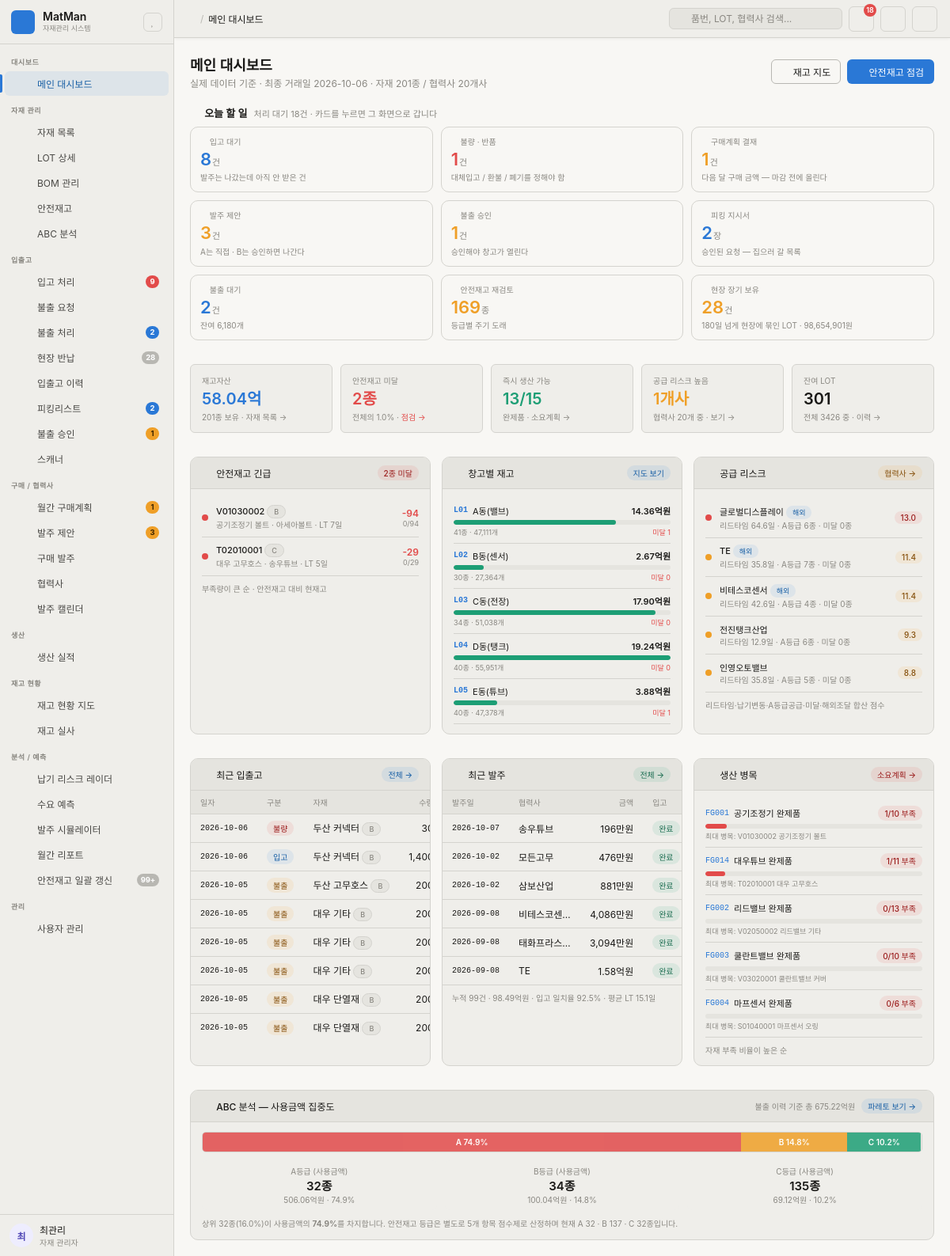
The page / on the database its author committed.
### tables this page shows
CREATE TABLE Safe_tb (
    P_ID          TEXT PRIMARY KEY,
    Lead_Time     INTEGER,             -- 리드타임(일)
    Sf_Lv         TEXT,                -- 등급 A/B/C (5개 점수 합계로 결정)
    Sf_Num        INTEGER,             -- 안전재고 수량 = 공식 계산 결과
    Price_Score   INTEGER,             -- 단가        1~3점
    Sub_Score     INTEGER,             -- 대체가능성  1~3점
    Impact_Score  INTEGER,             -- 결품영향도  1~3점
    Supply_Score  INTEGER,             -- 공급안정성  1~3점
    Usage_Score   INTEGER              -- 사용빈도    1~3점 (원본에 70건 결측)
);

CREATE TABLE Location_tb (
    Loc_ID     TEXT PRIMARY KEY,       -- 창고 코드 (L01~L05)
    Loc_N      TEXT                    -- 창고명
);

CREATE TABLE Company_tb (
    BRN        TEXT PRIMARY KEY,       -- 협력사 코드
    CP_N       TEXT,                   -- 협력사명
    Is_Foreign TEXT                    -- 해외 여부 Y/N
);

CREATE TABLE Product_tb (
    P_ID        TEXT PRIMARY KEY,      -- 자재코드 9자리 = 대(1)+중(2)+소(2)+일련(4)
    P_N         TEXT,                  -- 자재명
    Spec        TEXT,                  -- 규격/재질 (예: M6×12 SUS304, [대체] 표기 포함)
    BRN         TEXT,                  -- 공급 협력사
    P_Price     REAL,                  -- 단가
    MainCat     TEXT,
    SubCat      TEXT,
    DetailCat   TEXT,
    MinOrderQty INTEGER,               -- 최소발주수량(MOQ)
    PkgUnit     INTEGER                -- 포장단위
);

CREATE TABLE Purchase_Header_tb (
    H_ID   TEXT PRIMARY KEY,           -- 발주번호 PO...
    BRN    TEXT,                       -- 발주처
    P_Date TEXT                        -- 발주일
);

CREATE TABLE FG_tb (
    FG_ID    TEXT PRIMARY KEY,         -- 완제품 코드 FG001~FG015
    FG_N     TEXT,                     -- 완제품명
    MainCat  TEXT,                     -- 대분류 (V/S/E/U/T)
    SubCat   TEXT,                     -- 중분류
    Unit     TEXT                      -- 단위
);

CREATE TABLE BOM_tb (
    BOM_ID   TEXT PRIMARY KEY,         -- BOM0001~
    FG_ID    TEXT,                     -- 완제품
    P_ID     TEXT,                     -- 소요 자재
    Spec     TEXT,                     -- 규격
    BOM_Qty  INTEGER,                  -- 완제품 1대당 소요량
    Unit     TEXT,
    BOM_Type TEXT                      -- '표준' 또는 '대체 (→원자재P_ID)'
);

### app.py (the view)
@app.route("/")
def dashboard():
    conn = db.connect()
    try:
        data = db.dashboard(conn)
    finally:
        conn.close()
    return render_template("dashboard.html", **get_menu_context("dashboard"),
                           page_title="메인 대시보드", d=data)

### templates/dashboard.html
{% extends "base.html" %}
{% block content %}
{% macro won(n) -%}
{%- if n >= 100000000 -%}{{ "%.2f"|format(n/100000000) }}억
{%- elif n >= 10000 -%}{{ "{:,.0f}".format(n/10000) }}만
{%- else -%}{{ "{:,.0f}".format(n) }}{%- endif -%}
{%- endmacro %}
<div class="page-header">
  <div>
    <div class="page-title">메인 대시보드</div>
    <div class="page-subtitle">
      실제 데이터 기준 · 최종 거래일 {{ d.date_to }} · 자재 {{ d.kpi.item_cnt }}종 / 협력사 {{ d.kpi.supplier_cnt }}개사
    </div>
  </div>
  <div class="page-actions">
    <a href="/stock-map" class="btn"><i class="ti ti-building-warehouse"></i>재고 지도</a>
    <a href="/safety-stock" class="btn btn-primary"><i class="ti ti-shield-check"></i>안전재고 점검</a>
  </div>
</div>
<div class="todo-bar">
  <div class="todo-h">
    <i class="ti ti-checkup-list" style="color:var(--fill-accent)"></i>
    <span class="t">오늘 할 일</span>
    <span class="n">처리 대기 {{ d.todo_total }}건 · 카드를 누르면 그 화면으로 갑니다</span>
  </div>
  <div class="todo-grid">
    {%- for t in d.todo %}
    <a class="todo-card todo-{{ t.tone }}" href="{{ t.url }}">
      <div class="todo-l"><i class="ti {{ icon[t.key] }}"></i>{{ t.label }}</div>
      <div class="todo-v">{{ t.n }}<small>{{ t.unit }}</small></div>
      <div class="todo-s">{{ t.sub }}</div>
    </a>
    {%- endfor %}
  </div>
</div>
<div class="kpi-grid kpi-grid-5">
  <div class="kpi-card">
    <div class="kpi-label">재고자산</div>
    <div class="kpi-value kpi-ac">{{ "%.2f"|format(d.kpi.stock_value/100000000) }}억</div>
    <div class="kpi-sub">{{ d.kpi.item_cnt }}종 보유 · <a href="/products">자재 목록 →</a></div>
  </div>
  <div class="kpi-card">
    <div class="kpi-label">안전재고 미달</div>
    <div class="kpi-value kpi-dn">{{ d.kpi.short_cnt }}종</div>
    <div class="kpi-sub">전체의 {{ d.kpi.short_pct }}% · <a href="/safety-stock" style="color:var(--fill-danger)">점검 →</a></div>
  </div>
  <div class="kpi-card">
    <div class="kpi-label">즉시 생산 가능</div>
    <div class="kpi-value {% if d.kpi.makeable == 0 %}kpi-dn{% else %}kpi-ok{% endif %}">{{ d.kpi.makeable }}/{{ d.kpi.fg_cnt }}</div>
    <div class="kpi-sub">완제품 · <a href="/bom">소요계획 →</a></div>
  </div>
  <div class="kpi-card">
    <div class="kpi-label">공급 리스크 높음</div>
    <div class="kpi-value kpi-wn">{{ d.kpi.risk_high }}개사</div>
    <div class="kpi-sub">협력사 {{ d.kpi.supplier_cnt }}개 중 · <a href="/suppliers">보기 →</a></div>
  </div>
  <div class="kpi-card">
    <div class="kpi-label">잔여 LOT</div>
    <div class="kpi-value">{{ d.kpi.lot_live }}</div>
    <div class="kpi-sub">전체 {{ d.kpi.lot_total }} 중 · <a href="/tx-history">이력 →</a></div>
  </div>
</div>
<div class="dash-grid" style="margin-top:14px">
  <div class="card">
    <div class="card-header">
      <i class="ti ti-alert-triangle" style="color:var(--fill-danger)"></i>
      <span class="card-title">안전재고 긴급</span>
      <a href="/safety-stock" class="badge badge-danger">{{ d.kpi.short_cnt }}종 미달</a>
    </div>
    <div class="card-body">
      {% for r in d.urgent %}
      <div class="risk-row">
        <div class="risk-level lv-crit"></div>
        <div style="flex:1;min-width:0">
          <div style="font-size:11px;font-weight:500">{{ r.P_ID }}
            <span class="badge badge-muted" style="font-size:9px">{{ r.grade }}</span>
          </div>
          <div style="font-size:10px;color:var(--text-muted);white-space:nowrap;overflow:hidden;text-overflow:ellipsis">
            {{ r.P_N }} · {{ r.supplier or '-' }} · LT {{ r.lead_time }}일
          </div>
        </div>
        <div style="text-align:right;flex-shrink:0">
          <div style="font-size:12px;font-weight:600;color:var(--fill-danger)">{{ r.diff }}</div>
          <div style="font-size:9px;color:var(--text-muted)">{{ r.stock }}/{{ r.safe_qty }}</div>
        </div>
      </div>
      {% endfor %}
      <div style="font-size:10px;color:var(--text-muted);padding-top:8px">부족량이 큰 순 · 안전재고 대비 현재고</div>
    </div>
  </div>
  <div class="card">
    <div class="card-header">
      <i class="ti ti-building-warehouse" style="color:var(--fill-accent)"></i>
      <span class="card-title">창고별 재고</span>
      <a href="/stock-map" class="badge badge-primary">지도 보기</a>
    </div>
    <div class="card-body">
      {% for z in d.zones %}
      <div style="padding:7px 0;border-bottom:0.5px solid var(--border)">
        <div style="display:flex;align-items:center;gap:6px;margin-bottom:4px">
          <span style="font-family:ui-monospace,monospace;font-size:10px;font-weight:600;color:var(--fill-accent)">{{ z.Loc_ID }}</span>
          <span style="font-size:11px;flex:1">{{ z.Loc_N }}</span>
          <span style="font-size:11px;font-weight:600">{{ won(z.value) }}원</span>
        </div>
        <div class="progress">
          <div class="progress-fill {% if z.short_cnt >= 14 %}progress-dn{% elif z.short_cnt >= 13 %}progress-wn{% else %}progress-ok{% endif %}"
               style="width:{{ (z.value / d.zone_max * 100)|round(1) }}%"></div>
        </div>
        <div style="display:flex;justify-content:space-between;font-size:9px;color:var(--text-muted);margin-top:3px">
          <span>{{ z.item_cnt }}종 · {{ "{:,}".format(z.qty) }}개</span>
          <span style="color:var(--fill-danger)">미달 {{ z.short_cnt }}</span>
        </div>
      </div>
      {% endfor %}
    </div>
  </div>
  <div class="card">
    <div class="card-header">
      <i class="ti ti-building-store" style="color:var(--fill-warning)"></i>
      <span class="card-title">공급 리스크</span>
      <a href="/suppliers" class="badge badge-warning">협력사 →</a>
    </div>
    <div class="card-body">
      {% for c in d.risk_suppliers %}
      <div class="risk-row">
        <div class="risk-level {% if c.risk_lv == '높음' %}lv-crit{% elif c.risk_lv == '보통' %}lv-high{% else %}lv-ok{% endif %}"></div>
        <div style="flex:1;min-width:0">
          <div style="font-size:11px;font-weight:500">{{ c.CP_N }}
            {% if c.is_foreign == 'Y' %}<span class="badge badge-primary" style="font-size:9px">해외</span>{% endif %}
          </div>
          <div style="font-size:10px;color:var(--text-muted)">
            리드타임 {{ c.lt_avg }}일 · A등급 {{ c.grade_a }}종 · 미달 {{ c.short_cnt }}종
          </div>
        </div>
        <span class="badge {% if c.risk_lv == '높음' %}badge-danger{% elif c.risk_lv == '보통' %}badge-warning{% else %}badge-success{% endif %}">{{ c.risk }}</span>
      </div>
      {% endfor %}
      <div style="font-size:10px;color:var(--text-muted);padding-top:8px">리드타임·납기변동·A등급공급·미달·해외조달 합산 점수</div>
    </div>
  </div>
</div>
<div class="dash-grid" style="margin-top:14px">
  <div class="card">
    <div class="card-header">
      <i class="ti ti-history" style="color:var(--fill-accent)"></i>
      <span class="card-title">최근 입출고</span>
      <a href="/tx-history" class="badge badge-primary">전체 →</a>
    </div>
    <div class="card-body" style="padding:0">
      <table class="table">
        <thead><tr><th>일자</th><th>구분</th><th>자재</th><th style="text-align:right">수량</th></tr></thead>
        <tbody>
          {% for t in d.recent_tx %}
          <tr>
            <td style="font-family:ui-monospace,monospace;font-size:10px">{{ t.T_Date }}</td>
            <td><span class="badge {% if t.kind == 'in' %}badge-primary{% elif t.kind == 'bad' %}badge-danger{% elif t.kind == 'move' %}badge-muted{% else %}badge-warning{% endif %}">{{ t.T_Type }}</span></td>
            <td style="max-width:130px;overflow:hidden;text-overflow:ellipsis;white-space:nowrap">
              {{ t.P_N }}{% if t.grade %} <span class="badge badge-muted" style="font-size:9px">{{ t.grade }}</span>{% endif %}
            </td>
            <td style="text-align:right">{{ "{:,}".format(t.T_Num) }}</td>
          </tr>
          {% endfor %}
        </tbody>
      </table>
    </div>
  </div>
  <div class="card">
    <div class="card-header">
      <i class="ti ti-truck-delivery" style="color:var(--fill-success)"></i>
      <span class="card-title">최근 발주</span>
      <a href="/purchase" class="badge badge-success">전체 →</a>
    </div>
    <div class="card-body" style="padding:0">
      <table class="table">
        <thead><tr><th>발주일</th><th>협력사</th><th style="text-align:right">금액</th><th>입고</th></tr></thead>
        <tbody>
          {% for o in d.recent_po %}
          <tr>
            <td style="font-family:ui-monospace,monospace;font-size:10px">{{ o.date }}</td>
            <td style="max-width:90px;overflow:hidden;text-overflow:ellipsis;white-space:nowrap">{{ o.supplier }}</td>
            <td style="text-align:right">{{ won(o.amount) }}원</td>
            <td>
              {% if o.short %}<span class="badge badge-danger">부족 {{ o.short }}</span>
              {% else %}<span class="badge badge-success">완료</span>{% endif %}
            </td>
          </tr>
          {% endfor %}
        </tbody>
      </table>
      <div style="padding:8px 12px;font-size:10px;color:var(--text-muted);border-top:0.5px solid var(--border)">
        누적 {{ d.po_sum.order_cnt }}건 · {{ won(d.po_sum.amount) }}원 · 입고 일치율 {{ d.po_sum.ok_pct }}% · 평균 LT {{ d.po_sum.lead_avg }}일
      </div>
    </div>
  </div>
  <div class="card">
    <div class="card-header">
      <i class="ti ti-tool" style="color:var(--fill-danger)"></i>
      <span class="card-title">생산 병목</span>
      <a href="/bom" class="badge badge-danger">소요계획 →</a>
    </div>
    <div class="card-body">
      {% for f in d.fg_blocked %}
      <div style="padding:7px 0;border-bottom:0.5px solid var(--border)">
        <div style="display:flex;align-items:center;gap:6px">
          <span style="font-family:ui-monospace,monospace;font-size:10px;color:var(--fill-accent)">{{ f.FG_ID }}</span>
          <span style="font-size:11px;flex:1;overflow:hidden;text-overflow:ellipsis;white-space:nowrap">{{ f.FG_N }}</span>
          <span class="badge badge-danger">{{ f.zero_parts }}/{{ f.part_cnt }} 부족</span>
        </div>
        <div class="progress" style="margin-top:4px">
          <div class="progress-fill progress-dn" style="width:{{ (f.zero_parts / f.part_cnt * 100)|round(0) }}%"></div>
        </div>
        <div style="font-size:9px;color:var(--text-muted);margin-top:3px">
          최대 병목: {{ f.neck_pid }} {{ f.neck_name }}
        </div>
      </div>
      {% endfor %}
      <div style="font-size:10px;color:var(--text-muted);padding-top:8px">자재 부족 비율이 높은 순</div>
    </div>
  </div>
</div>
<div class="card" style="margin-top:14px">
  <div class="card-header">
    <i class="ti ti-chart-bar" style="color:var(--fill-accent)"></i>
    <span class="card-title">ABC 분석 — 사용금액 집중도</span>
    <span class="card-meta">불출 이력 기준 총 {{ won(d.abc_total) }}원</span>
    <a href="/abc" class="badge badge-primary">파레토 보기 →</a>
  </div>
  <div class="card-body">
    <div style="display:flex;height:26px;border-radius:5px;overflow:hidden;border:0.5px solid var(--border)">
      {% for g, col in [('A','var(--fill-danger)'), ('B','var(--fill-warning)'), ('C','var(--fill-success)')] %}
      <div style="width:{{ d.abc[g].share }}%;background:{{ col }};opacity:.85;display:flex;align-items:center;justify-content:center;color:#fff;font-size:10px;font-weight:600"
           title="{{ g }}등급 {{ d.abc[g].count }}종 · {{ won(d.abc[g].amount) }}원">
        {% if d.abc[g].share > 8 %}{{ g }} {{ d.abc[g].share }}%{% endif %}
      </div>
      {% endfor %}
    </div>
    <div class="kpi-grid kpi-grid-3" style="margin-top:10px">
      {% for g in ['A','B','C'] %}
      <div style="text-align:center;padding:6px;background:var(--surface-1);border-radius:6px">
        <div style="font-size:10px;color:var(--text-muted)">{{ g }}등급 (사용금액)</div>
        <div style="font-size:15px;font-weight:600">{{ d.abc[g].count }}종</div>
        <div style="font-size:10px;color:var(--text-muted)">{{ won(d.abc[g].amount) }}원 · {{ d.abc[g].share }}%</div>
      </div>
      {% endfor %}
    </div>
    <div style="font-size:10px;color:var(--text-muted);margin-top:9px;line-height:1.6">
      상위 {{ d.abc.A.count }}종({{ (d.abc.A.count / d.kpi.item_cnt * 100)|round(0) }}%)이 사용금액의 <b>{{ d.abc.A.share }}%</b>를 차지합니다.
      안전재고 등급은 별도로 5개 항목 점수제로 산정하며 현재 A {{ d.grade_dist.A.count }} · B {{ d.grade_dist.B.count }} · C {{ d.grade_dist.C.count }}종입니다.
    </div>
  </div>
</div>
{% endblock %}

### rows shown on the page
Safe_tb: P_ID "V01030002", grade "B", P_N "공기조정기 볼트", supplier "아세아볼트", lead_time "7", diff "-94", stock "0", safe_qty "94"
Safe_tb: P_ID "T02010001", grade "C", P_N "대우 고무호스", supplier "송우튜브", lead_time "5", diff "-29", stock "0", safe_qty "29"
Location_tb: Loc_ID "L01", Loc_N "A동(밸브)", n "14.36", {{ (z.value / d.zone_max * 100)|round(1) }} 74.7 (drawn), item_cnt "41", qty "47,111", short_cnt "1"
Location_tb: Loc_ID "L02", Loc_N "B동(센서)", n "2.67", {{ (z.value / d.zone_max * 100)|round(1) }} 13.9 (drawn), item_cnt "30", qty "27,364", short_cnt "0"
Location_tb: Loc_ID "L03", Loc_N "C동(전장)", n "17.90", {{ (z.value / d.zone_max * 100)|round(1) }} 93.0 (drawn), item_cnt "34", qty "51,038", short_cnt "0"
Location_tb: Loc_ID "L04", Loc_N "D동(탱크)", n "19.24", {{ (z.value / d.zone_max * 100)|round(1) }} 100.0 (drawn), item_cnt "40", qty "55,951", short_cnt "0"
Location_tb: Loc_ID "L05", Loc_N "E동(튜브)", n "3.88", {{ (z.value / d.zone_max * 100)|round(1) }} 20.2 (drawn), item_cnt "40", qty "47,378", short_cnt "1"
Company_tb: CP_N "글로벌디스플레이", Is_Foreign "해외", lt_avg "64.6", grade_a "6", short_cnt "0", risk "13.0"
Company_tb: CP_N "TE", Is_Foreign "해외", lt_avg "35.8", grade_a "7", short_cnt "0", risk "11.4"
Company_tb: CP_N "비테스코센서", Is_Foreign "해외", lt_avg "42.6", grade_a "4", short_cnt "0", risk "11.4"
Company_tb: CP_N "전진탱크산업", lt_avg "12.9", grade_a "6", short_cnt "0", risk "9.3"
Company_tb: CP_N "인영오토밸브", lt_avg "35.8", grade_a "5", short_cnt "0", risk "8.8"
Product_tb: P_N "두산 커넥터" "두산 커넥터"
Product_tb: P_N "두산 고무호스"
Product_tb: P_N "대우 기타"
Product_tb: P_N "대우 기타"
Product_tb: P_N "대우 기타"
Product_tb: P_N "대우 단열재"
Product_tb: P_N "대우 단열재"
Product_tb: date "2026-10-07", supplier "송우튜브", n "196"
Product_tb: date "2026-10-02", supplier "모든고무", n "476"
Product_tb: date "2026-10-02", supplier "삼보산업", n "881"
Product_tb: date "2026-09-08", supplier "비테스코센서", n "4,086"
Product_tb: date "2026-09-08", supplier "태화프라스틱", n "3,094"
Product_tb: date "2026-09-08", supplier "TE", n "1.58"
FG_tb: FG_ID "FG001", FG_N "공기조정기 완제품"
BOM_tb: neck_pid "V01030002"
FG_tb: FG_ID "FG014", FG_N "대우튜브 완제품"
BOM_tb: neck_pid "T02010001"
FG_tb: FG_ID "FG002", FG_N "리드밸브 완제품"
BOM_tb: neck_pid "V02050002"
FG_tb: FG_ID "FG003", FG_N "쿨란트밸브 완제품"
BOM_tb: neck_pid "V03020001"
FG_tb: FG_ID "FG004", FG_N "마프센서 완제품"
BOM_tb: neck_pid "S01040001"

### other values the page prints
{{ group.group }} "대시보드" "자재 관리" "입출고" "구매 / 협력사" "생산" "재고 현황" "분석 / 예측" "관리"
{{ item.label }} "메인 대시보드" "자재 목록" "LOT 상세" "BOM 관리" "안전재고" "ABC 분석" "입고 처리" "불출 요청" "불출 처리" "현장 반납" "입출고 이력" "피킹리스트" "불출 승인" "스캐너" "월간 구매계획" "발주 제안" "구매 발주" "협력사" "발주 캘린더" "생산 실적" "재고 현황 지도" "재고 실사" "납기 리스크 레이더" "수요 예측" "발주 시뮬레이터" "월간 리포트" "안전재고 일괄 갱신" "사용자 관리"
{{ a.txt if a }} "9" "2" "28" "2" "1" "1" "3" "99+"
{{ page_title }} "메인 대시보드"
{{ alerts.txt }} "18"
{{ d.date_to }} "2026-10-06"
{{ d.kpi.item_cnt }} "201"
{{ d.kpi.supplier_cnt }} "20"
{{ d.todo_total }} "18"
{{ t.label }} "입고 대기" "불량 · 반품" "구매계획 결재" "발주 제안" "불출 승인" "피킹 지시서" "불출 대기" "안전재고 재검토" "현장 장기 보유"
{{ t.n }} "8" "1" "1" "3" "1" "2" "2" "169" "28"
{{ t.unit }} "건" "건" "건" "건" "건" "장" "건" "종" "건"
{{ t.sub }} "발주는 나갔는데 아직 안 받은 건" "대체입고 / 환불 / 폐기를 정해야 함" "다음 달 구매 금액 — 마감 전에 올린다" "A는 직접 · B는 승인하면 나간다" "승인해야 창고가 열린다" "승인된 요청 — 집으러 갈 목록" "잔여 6,180개" "등급별 주기 도래" "180일 넘게 현장에 묶인 LOT · 98,654,901원"
{{ "%.2f"|format(d.kpi.stock_value/100000000) }} "58.04"
{{ d.kpi.short_cnt }} "2"
